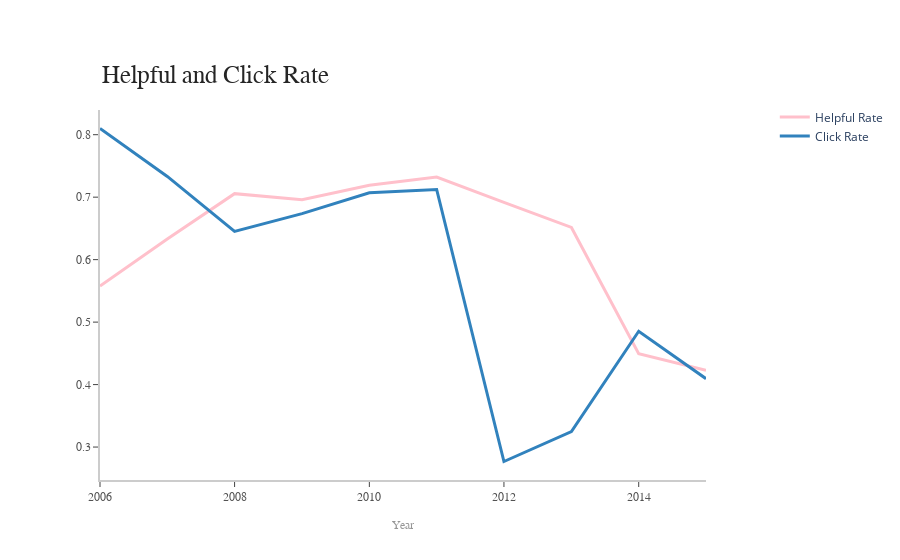

The code cell stored with this chart in its notebook:
### Code cell
%%local
### click rate=  vote !=0 /total count 
### helpful rate = helpful vote/total vote

import plotly
import plotly.graph_objects as go

x = helpful_rate['_1']
y1 =helpful_rate['_2']
y2= click_rate['_2']
fig = go.Figure()
# Use the hovertext kw argument for hover text
fig.add_trace(go.Scatter(x=x, y=y1, name='Helpful Rate',line = dict(color='rgb(255,192,203)', width=3),mode='lines'))
fig.add_trace(go.Scatter(x=x, y=y2, name='Click Rate',line = dict(color='rgb(49,130,189)', width=3),mode='lines'))


fig.update_layout(
    xaxis=dict(
        showline=True,
        showgrid=False,
        showticklabels=True,
        linecolor='rgb(204, 204, 204)',
        linewidth=2,
        ticks='outside',
        tickfont=dict(
            family='Arial',
            size=12,
            color='rgb(82, 82, 82)',
        ),
    ),
    yaxis=dict(
        showline=True,
        showgrid=False,
        showticklabels=True,
        linecolor='rgb(204, 204, 204)',
        linewidth=2,
        ticks='outside',
        tickfont=dict(
            family='Arial',
            size=12,
            color='rgb(82, 82, 82)',
        ),
    ),
    autosize=False,
    margin=dict(
        autoexpand=True,
        l=100,
        r=20,
        t=110,
    ),
    showlegend=True,
    plot_bgcolor='white'
)
annotations = []

#annotation
annotations = []
annotations.append(dict(xref='paper', yref='paper', x=0.0, y=1.05,
                              xanchor='left', yanchor='bottom',
                              text='Helpful and Click Rate',
                              font=dict(family='Arial',
                                        size=25,
                                        color='rgb(37,37,37)'),
                              showarrow=False))

annotations.append(dict(xref='paper', yref='paper', x=0.5, y=-0.1,
                              xanchor='center', yanchor='top',
                              text='Year',
                              font=dict(family='Arial',
                                        size=12,
                                        color='rgb(150,150,150)'),
                              showarrow=False))
# Legend
fig.update_layout(legend=dict(
    orientation="v",
    yanchor="top",
    y=1.02,
    xanchor="right",
    x=1.3
))
fig.update_layout(annotations=annotations)

fig.show()

### Figure 1 — Plotly figure (JSON) as saved in the notebook; plotly's stock layout.template omitted (floating-point values rounded to 4 significant figures)
{"data": [{"line": {"color": "rgb(255,192,203)", "width": 3}, "mode": "lines", "name": "Helpful Rate", "type": "scatter", "x": ["2006-01-01T00:00:00", "2007-01-01T00:00:00", "2008-01-01T00:00:00", "2009-01-01T00:00:00", "2010-01-01T00:00:00", "2011-01-01T00:00:00", "2012-01-01T00:00:00", "2013-01-01T00:00:00", "2014-01-01T00:00:00", "2015-01-01T00:00:00"], "y": [0.5578, 0.6329, 0.7056, 0.696, 0.7191, 0.7322, 0.6915, 0.6516, 0.4496, 0.4227]}, {"line": {"color": "rgb(49,130,189)", "width": 3}, "mode": "lines", "name": "Click Rate", "type": "scatter", "x": ["2006-01-01T00:00:00", "2007-01-01T00:00:00", "2008-01-01T00:00:00", "2009-01-01T00:00:00", "2010-01-01T00:00:00", "2011-01-01T00:00:00", "2012-01-01T00:00:00", "2013-01-01T00:00:00", "2014-01-01T00:00:00", "2015-01-01T00:00:00"], "y": [0.8099, 0.7332, 0.6451, 0.6737, 0.7071, 0.7123, 0.2769, 0.3248, 0.4854, 0.4094]}], "layout": {"annotations": [{"font": {"color": "rgb(37,37,37)", "family": "Arial", "size": 25}, "showarrow": false, "text": "Helpful and Click Rate", "x": 0, "xanchor": "left", "xref": "paper", "y": 1.05, "yanchor": "bottom", "yref": "paper"}, {"font": {"color": "rgb(150,150,150)", "family": "Arial", "size": 12}, "showarrow": false, "text": "Year", "x": 0.5, "xanchor": "center", "xref": "paper", "y": -0.1, "yanchor": "top", "yref": "paper"}], "autosize": false, "legend": {"orientation": "v", "x": 1.3, "xanchor": "right", "y": 1.02, "yanchor": "top"}, "margin": {"autoexpand": true, "l": 100, "r": 20, "t": 110}, "plot_bgcolor": "white", "showlegend": true, "xaxis": {"linecolor": "rgb(204, 204, 204)", "linewidth": 2, "showgrid": false, "showline": true, "showticklabels": true, "tickfont": {"color": "rgb(82, 82, 82)", "family": "Arial", "size": 12}, "ticks": "outside"}, "yaxis": {"linecolor": "rgb(204, 204, 204)", "linewidth": 2, "showgrid": false, "showline": true, "showticklabels": true, "tickfont": {"color": "rgb(82, 82, 82)", "family": "Arial", "size": 12}, "ticks": "outside"}}}
